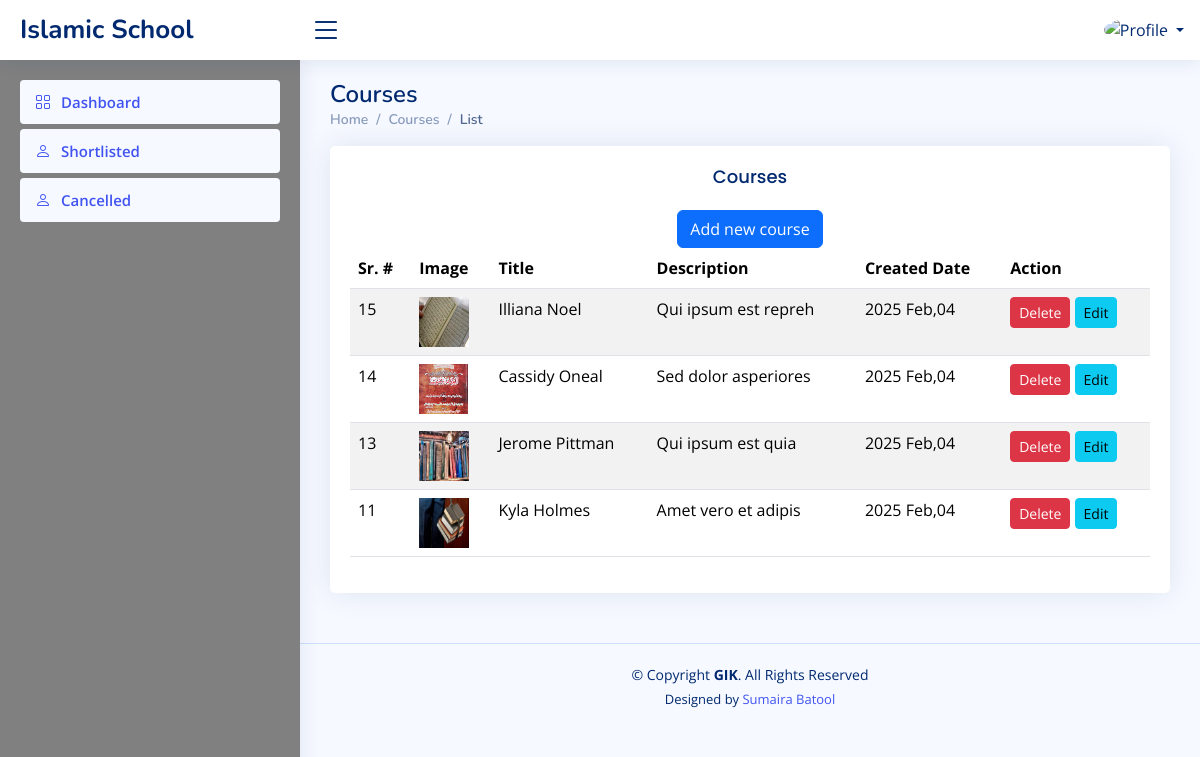
The page /backend/courses.php (signed in) on the database its author committed.
### tables this page shows
CREATE TABLE `corses` (
  `id` int(11) NOT NULL,
  `sub_name` varchar(255) NOT NULL,
  `sub_desc` text NOT NULL,
  `image` varchar(255) DEFAULT NULL,
  `created_at` timestamp NOT NULL DEFAULT current_timestamp()
);

### backend/courses.php (the view, shortened to what this page needs)
<?php
include('header.php');
$base_url = '../frontend/';
?>
<div class="pagetitle">
    <h1>Courses</h1>
    <nav>
        <ol class="breadcrumb">
            <li class="breadcrumb-item"><a href="index.html">Home</a></li>
            <li class="breadcrumb-item">Courses</li>
            <li class="breadcrumb-item active">List</li>
        </ol>
    </nav>
</div>
<section class="section">
    <div class="row">
        <div class="col-lg-12">
            <div class="card">
                <div class="card-body table-responsive">
                    <div class="text-center">
                        <h5 class="card-title">Courses</h5>
                        <button type="button" class="btn btn-primary" data-bs-toggle="modal" data-bs-target="#coursesModal">
                            Add new course
                        </button>
                    </div>
                    <table class="table table-striped table-responsived datatable">
                        <thead>
                            <tr>
                                <th>Sr. #</th>
                                <th>Image</th>
                                <th>Title</th>
                                <th>Description</th>
                                <th>Created Date</th>
                                <th>Action</th>
                            </tr>
                        </thead>
                        <tbody>
                            <?php
                            $sql = "SELECT * FROM corses ORDER BY id DESC";
                            $result = $conn->query($sql);
                            if ($result->num_rows > 0) {
                                while ($row = $result->fetch_assoc()) { ?>
                                    <tr>
                                        <td><?= $row["id"] ?? 'unknown'; ?></td>
                                        <td><img src="<?= $base_url . $row["image"] ?>" width="50px" height="50px" alt="Course Image"></td>
                                        <td><?= $row['sub_name'] ?? 'unknown'; ?></td>
                                        <td><?= $row['sub_desc'] ?? 'unknown'; ?></td>
                                        <td><?= date('Y M,d', strtotime($row["created_at"])) ?? 'unknown'; ?></td>
                                        <td>
                                            <a href="course-delete.php?id=<?= $row["id"] ?>" class="btn btn-sm btn-danger">Delete</a>
                                            <a href="courses.php?id=<?= $row["id"] ?>&action=edit" class="btn btn-sm btn-info">Edit</a>
                                        </td>
                                    </tr>
                            <?php    }
                            } else {
                                echo "0 results";
                            }
                            ?>
                        </tbody>
                    </table>
                </div>
            </div>
        </div>
    </div>
</section>
</main>
<?php include('footer.php'); ?>

### backend/assets/css/style.css (style rules this page uses)
:root { scroll-behavior: smooth; }
body { font-family: "Open Sans", sans-serif; background: #f6f9ff; color: #444444; }
a { color: #4154f1; text-decoration: none; }
h1, h2, h3, h4, h5, h6 { font-family: "Nunito", sans-serif; }
.pagetitle { margin-bottom: 10px; }
.pagetitle h1 { font-size: 24px; margin-bottom: 0; font-weight: 600; color: #012970; }
.card { margin-bottom: 30px; border: none; border-radius: 5px; box-shadow: 0px 0 30px rgba(1, 41, 112, 0.1); }
.card-title { padding: 20px 0 15px 0; font-size: 18px; font-weight: 500; color: #012970; font-family: "Poppins", sans-serif; }
.card-body { padding: 0 20px 20px 20px; }
.breadcrumb { font-size: 14px; font-family: "Nunito", sans-serif; color: #899bbd; font-weight: 600; }
.breadcrumb a { color: #899bbd; transition: 0.3s; }
.breadcrumb .breadcrumb-item::before { color: #899bbd; }
.breadcrumb .active { color: #51678f; font-weight: 600; }

### rows shown on the page
corses: id "15", image (picture), sub_name "Illiana Noel", sub_desc "Qui ipsum est repreh", created_at "2025 Feb,04"
corses: id "14", image (picture), sub_name "Cassidy Oneal", sub_desc "Sed dolor asperiores", created_at "2025 Feb,04"
corses: id "13", image (picture), sub_name "Jerome Pittman", sub_desc "Qui ipsum est quia", created_at "2025 Feb,04"
corses: id "11", image (picture), sub_name "Kyla Holmes", sub_desc "Amet vero et adipis", created_at "2025 Feb,04"
